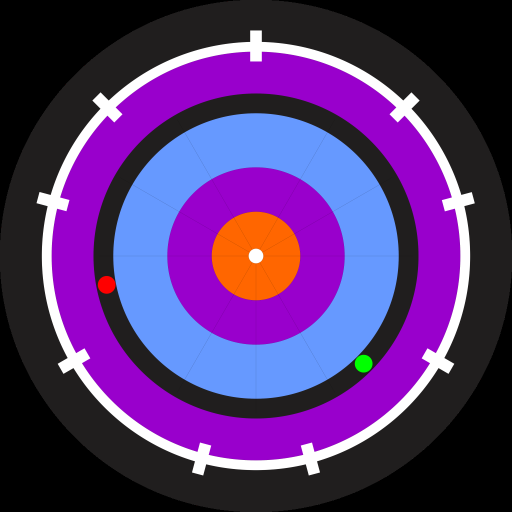
#> input picture Task1/task1#sb/Task1.1/Images/image_1.png, 1024 x 1024 px, found by its file name (shown at 1/2 size); its folder holds only this picture in this run
$ python main.py
#> lines starting #> are read from the running program, lines starting #| are printed output that depends on the picture; after the words box and inside, x2 and y2 are one past the last pixel; in counts of white or black regions, pixels touching at a corner belong together
#> in main, ip_image is the input picture: shape (1024, 1024, 3); mean B, G, R 113.2, 49.5, 84.2
#| (1024, 1024, 3)
###############################################################################
## Author: Team Supply Bot
## Edition: eYRC 2019-20
## Instructions: Do Not modify the basic skeletal structure of given APIs!!!
###############################################################################


######################
## Essential libraries
######################
import cv2
import numpy as np
import os
import math
import csv


########################################################################
## using os to generalise Input-Output
########################################################################
codes_folder_path = os.path.abspath('.')
images_folder_path = os.path.abspath(os.path.join('..', 'Images'))
generated_folder_path = os.path.abspath(os.path.join('..', 'Generated'))


############################################
## Build your algorithm in this function
## ip_image: is the array of the input image
## imshow helps you view that you have loaded
## the corresponding image
############################################
def process(ip_image):
    ###########################
    ## Your Code goes here
    ## placeholder image
    sector_image = np.ones(ip_image.shape[:2],np.uint8)*255
    ## check value is white or not
    gray = cv2.cvtColor(ip_image,cv2.COLOR_BGR2GRAY)
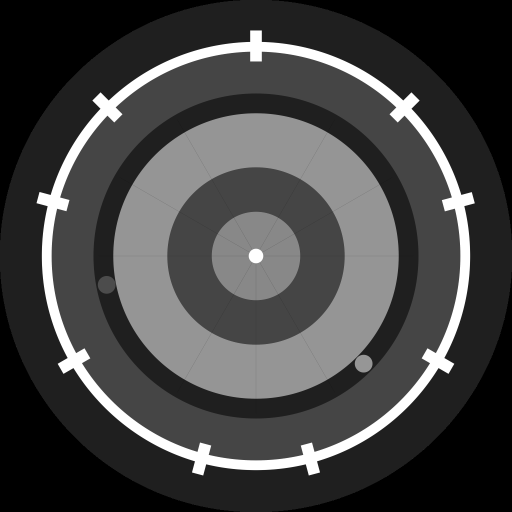
#> gray: shape (1024, 1024) (shown at 1/2 size); min 0, max 255, mean 67.2
    for i in range (gray.shape[0]):
        for j in range (gray.shape[1]):
            if gray[i][j]==255:
                gray[i][j]=0
            else:
                gray[i][j]=255
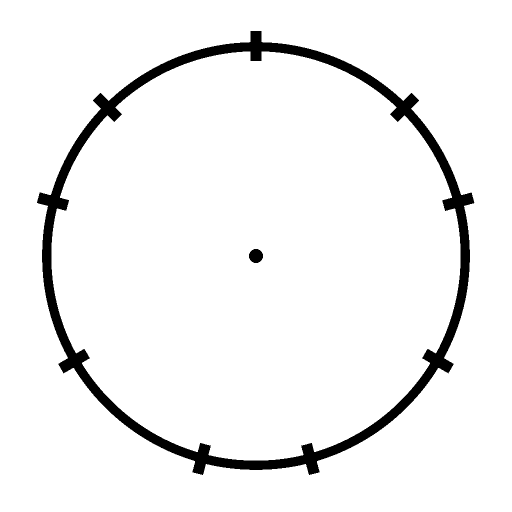
#> gray: shape (1024, 1024) (shown at 1/2 size); 94.5% white; 2 black regions, box (x1, y1, x2, y2) and area: (74, 62, 949, 950) 56566, (498, 498, 526, 526) 616
    for i in range (gray.shape[0]):
        for j in range (gray.shape[1]):
            if ((i-512)**2)+((j-512)**2)<400:
                gray[i][j]=255
            if ((i-512)**2)+((j-512)**2)>150000:
                gray[i][j]=255
#> gray: shape (1024, 1024); 5.45% of pixels changed, all inside (x1, y1, x2, y2) = (74, 62, 949, 950)
    sector_image=np.copy(gray)
    ## Your Code goes here
    ###########################
    cv2.imshow("window", sector_image)
    cv2.waitKey(0);
    return sector_image


####################################################################
## The main program which provides read in input of one image at a
## time to process function in which you will code your generalized
## output computing code
## Do not modify this code!!!
####################################################################
def main():
    ################################################################
    ## variable declarations
    ################################################################
    i = 1
    ## Reading 1 image at a time from the Images folder
    for image_name in os.listdir(images_folder_path):
        ## verifying name of image
        print(image_name)
        ## reading in image
        ip_image = cv2.imread(images_folder_path+"/"+image_name)
        ## verifying image has content
        print(ip_image.shape)
        ## passing read in image to process function
        sector_image = process(ip_image)
        ## saving the output in  an image of said name in the Generated folder
        cv2.imwrite(generated_folder_path+"/"+"image_"+str(i)+"_fill_in.png", sector_image)
        i+=1


############################################################################################
## main function
############################################################################################
if __name__ == '__main__':
    main()
